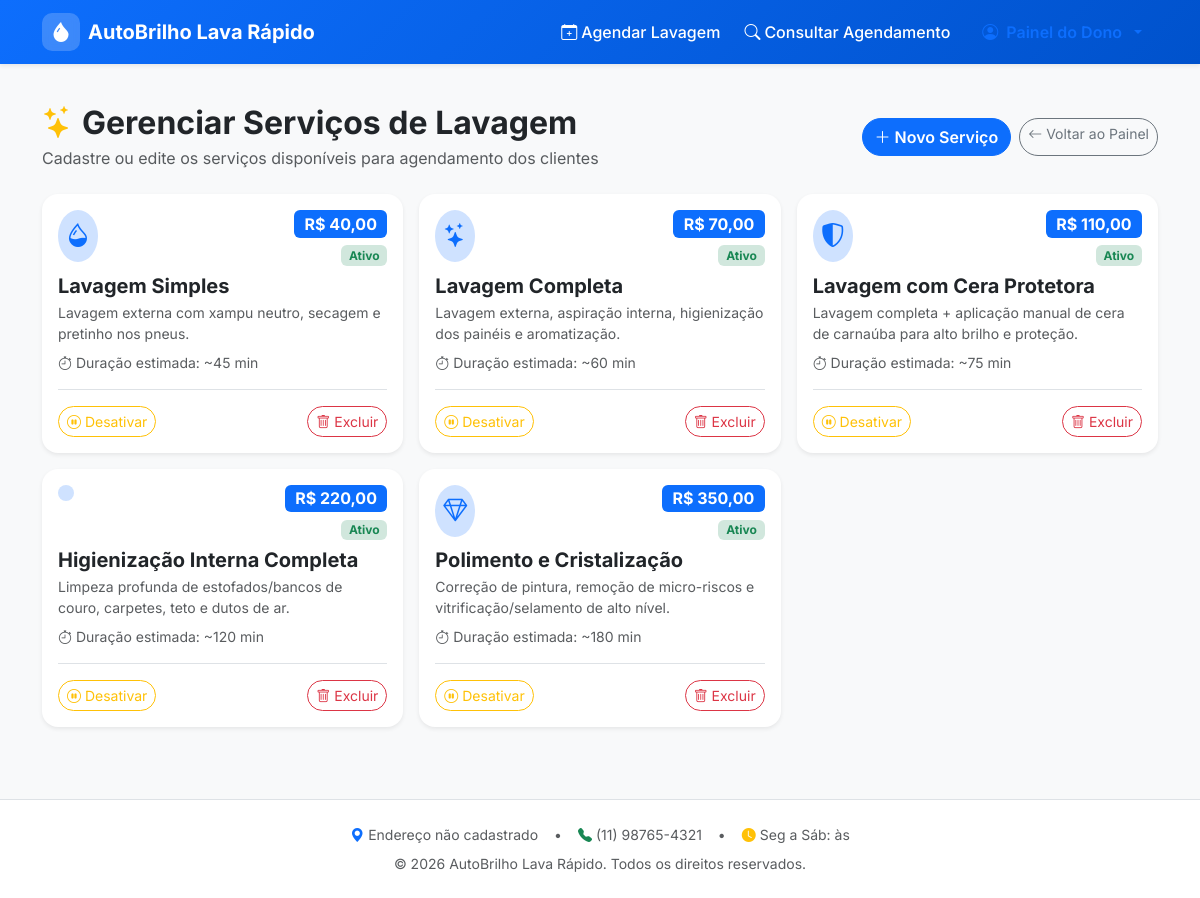
The app's page /painel/servicos/ (signed in) with its own data.
### agendamentos/models.py (models this page shows, shortened)
class Servico(models.Model):
    nome = models.CharField(max_length=100, verbose_name="Nome do Serviço")
    descricao = models.TextField(blank=True, verbose_name="Descrição")
    preco = models.DecimalField(max_digits=8, decimal_places=2, verbose_name="Preço (R$)")
    duracao_minutos = models.PositiveIntegerField(default=45, verbose_name="Duração (min)")
    icone = models.CharField(max_length=50, default='bi-droplet-half', verbose_name="Ícone (Bootstrap Icons)")
    ativo = models.BooleanField(default=True, verbose_name="Ativo")
    ordem = models.PositiveIntegerField(default=0, verbose_name="Ordem de Exibição")
    class Meta:
        verbose_name = "Serviço"
        verbose_name_plural = "Serviços"
        ordering = ['ordem', 'preco']

### agendamentos/views.py (the view, shortened to what this page needs)
# urls.py: path('painel/servicos/', views.servicos_view, name='servicos'),
@login_required
def servicos_view(request):
    servicos = Servico.objects.all()
    form = ServicoForm()
    return render(request, 'agendamentos/servicos.html', {'servicos': servicos, 'form': form})

### agendamentos/templates/agendamentos/servicos.html (shortened to what this page needs)
{% extends "base.html" %}
{% block content %}
<div class="container py-4">
    <div class="d-flex align-items-center justify-content-between mb-4">
        <div>
            <h2 class="fw-bold mb-1 d-flex align-items-center gap-2">
                <i class="bi bi-stars text-warning"></i> Gerenciar Serviços de Lavagem
            </h2>
            <p class="text-muted mb-0">Cadastre ou edite os serviços disponíveis para agendamento dos clientes</p>
        </div>
        <div class="d-flex gap-2">
            <button class="btn btn-primary rounded-pill fw-semibold" data-bs-toggle="modal" data-bs-target="#modalNovoServico">
                <i class="bi bi-plus-lg"></i> Novo Serviço
            </button>
            <a href="{% url 'dashboard' %}" class="btn btn-outline-secondary rounded-pill btn-sm">
                <i class="bi bi-arrow-left"></i> Voltar ao Painel
            </a>
        </div>
    </div>
    <div class="row g-3">
        {% for servico in servicos %}
            <div class="col-md-6 col-lg-4">
                <div class="card border-0 shadow-sm rounded-4 h-100 p-3 bg-white d-flex flex-column justify-content-between {% if not servico.ativo %}opacity-75 bg-light{% endif %}">
                    <div>
                        <div class="d-flex justify-content-between align-items-start mb-2">
                            <div class="p-2 rounded-circle bg-primary-subtle text-primary">
                                <i class="bi {{ servico.icone|default:'bi-droplet-half' }} fs-4"></i>
                            </div>
                            <div class="text-end">
                                <span class="badge bg-primary fs-6 fw-bold">
                                    R$ {{ servico.preco|floatformat:2 }}
                                </span>
                                <div class="mt-1">
                                    {% if servico.ativo %}
                                        <span class="badge bg-success-subtle text-success small">Ativo</span>
                                    {% else %}
                                        <span class="badge bg-danger-subtle text-danger small">Desativado</span>
                                    {% endif %}
                                </div>
                            </div>
                        </div>
                        <h5 class="fw-bold mb-1">{{ servico.nome }}</h5>
                        <p class="text-muted small mb-2">{{ servico.descricao|default:"Sem descrição adicional." }}</p>
                        <span class="text-muted small d-block mb-3">
                            <i class="bi bi-stopwatch"></i> Duração estimada: ~{{ servico.duracao_minutos }} min
                        </span>
                    </div>
                    <div class="d-flex justify-content-between align-items-center pt-3 border-top">
                        <a href="{% url 'servico_toggle' servico.id %}" class="btn btn-sm {% if servico.ativo %}btn-outline-warning{% else %}btn-outline-success{% endif %} rounded-pill">
                            {% if servico.ativo %}
                                <i class="bi bi-pause-circle"></i> Desativar
                            {% else %}
                                <i class="bi bi-play-circle"></i> Ativar
                            {% endif %}
                        </a>
                        <form method="POST" action="{% url 'servico_excluir' servico.id %}" onsubmit="return confirm('Tem certeza que deseja excluir o serviço \'{{ servico.nome }}\'?');">
                            <button type="submit" class="btn btn-sm btn-outline-danger rounded-pill">
                                <i class="bi bi-trash"></i> Excluir
                            </button>
                        </form>
                    </div>
                </div>
            </div>
        {% endfor %}
    </div>
</div>
{% endblock %}

### agendamentos/static/css/custom.css (style rules this page uses)
:root { --primary-color: #0d6efd; --primary-dark: #0a58ca; --primary-subtle: #e7f1ff; --accent-cyan: #0dcaf0; --success-color: #198754; --text-dark: #212529; --bg-light: #f8fafc; }
body { font-family: 'Inter', -apple-system, BlinkMacSystemFont, "Segoe UI", Roboto, sans-serif; background-color: var(--bg-light); color: var(--text-dark); }

### records on screen
Servico: preco "40,00", ativo "Ativo", nome "Lavagem Simples", descricao "Lavagem externa com xampu neutro, secagem e pretinho nos pneus.", duracao_minutos "45"
Servico: preco "70,00", ativo "Ativo", nome "Lavagem Completa", descricao "Lavagem externa, aspiração interna, higienização dos painéis e aromatização.", duracao_minutos "60"
Servico: preco "110,00", ativo "Ativo", nome "Lavagem com Cera Protetora", descricao "Lavagem completa + aplicação manual de cera de carnaúba para alto brilho e proteção.", duracao_minutos "75"
Servico: preco "220,00", ativo "Ativo", nome "Higienização Interna Completa", descricao "Limpeza profunda de estofados/bancos de couro, carpetes, teto e dutos de ar.", duracao_minutos "120"
Servico: preco "350,00", ativo "Ativo", nome "Polimento e Cristalização", descricao "Correção de pintura, remoção de micro-riscos e vitrificação/selamento de alto nível.", duracao_minutos "180"

### other values on screen
{{ config.nome_empresa|default:"AutoBrilho Lava Rápido" }} "AutoBrilho Lava Rápido"
{{ config.endereco|default:"Endereço não cadastrado" }} "Endereço não cadastrado"
{{ config.telefone|default:"(11) 98765-4321" }} "(11) 98765-4321"
